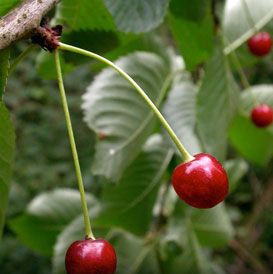
%> input picture MATLAB/fruit-counter/img_rgb/cherry.jpg, 273 x 274 px
$ octave fruit-counter.m   (GNU Octave 9; MATLAB toolbox functions it lacks are replaced by stand-ins)
%> lines starting %> are read from the running program, lines starting %| are printed output that depends on the picture; in (x1, y1, x2, y2) boxes, pixels count from 0 and x2, y2 are one past the last pixel; in counts of white or black regions, pixels touching at a corner belong together; the program's own positions count from 1
close all; clear all; clc;

%% Read RGB Image
img_rgb = imread('cherry.jpg');
%> img_rgb is the input picture: size 274x273x3 uint8; mean R, G, B 88, 97.4, 54.1

%% Convert RGB to HSV
img_hsv = rgb2hsv(img_rgb);
%> img_hsv: size 274x273x3 double; mean H, S, V 0.239, 0.555, 0.411

%% Divide HSV into Three Different Channels (Hue, Saturation, Value)
h = img_hsv(:,:,1);
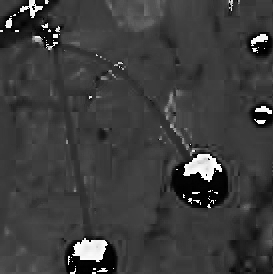
%> h: size 274x273 double; min 0, max 0.999, mean 0.239
s = img_hsv(:,:,2);
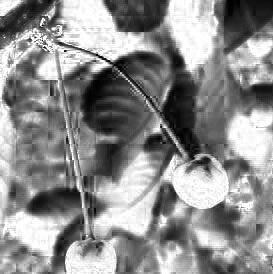
%> s: size 274x273 double; min 0, max 1, mean 0.555
v = img_hsv(:,:,3);
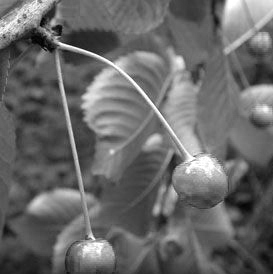
%> v: size 274x273 double; min 0.00392, max 1, mean 0.411

%% Assign Row & Column
[r, c] = size(h);
%> r = 274; c = 273

%% Filter Range of Pixels Allowed
for i = 1:r
    for j = 1:c
        if h(i,j) >= 0.6 && h(i,j) <= 1.00 && ...
                s(i,j) >= 0.20 && s(i,j) <= 1.0 && ...
                v(i,j) >= 0.40 && v(i,j) <= 1.0
            out(i,j) = 255;
        else
            out(i,j) = 0;
        end
    end
end
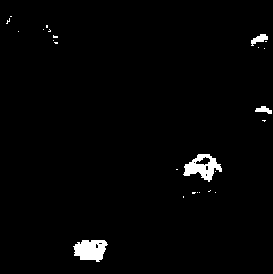
%> out: size 274x273 double; 1.8% white; 25 white regions (21 under 20 px), largest, box (x1, y1, x2, y2) and area: (73, 240, 108, 262) 557, (183, 154, 222, 182) 543, (251, 34, 268, 46) 105, (255, 106, 272, 114) 79

%% Create Morphological Structuring Element to Exclude Small Noise
se = strel('disk',2);

%% Morphologically Open Image
open = imopen(out,se);
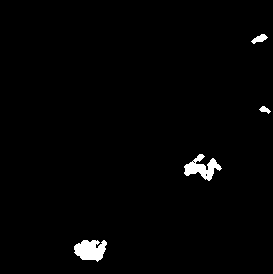
%> open: size 274x273 double; 1.5% white; 4 white regions, box (x1, y1, x2, y2) and area: (74, 240, 107, 262) 521, (184, 154, 222, 181) 475, (251, 34, 268, 44) 88, (259, 106, 271, 114) 50

%% Morphologically Close Image
closed = imclose(open,se);
%> closed: size 274x273 double; 1.6% white; 4 white regions, box (x1, y1, x2, y2) and area: (74, 240, 107, 262) 536, (184, 154, 222, 181) 508, (251, 34, 268, 44) 88, (259, 106, 271, 114) 50

%% Assign Connected components & Sum Up
[L,num] = bwlabel(closed,4)
%> L: size 274x273 double; 5 distinct labels, from 0 to 4
%> num = 4

%% Create Random Colored Mask
Lrgb = label2rgb(L, 'jet', 'w', 'shuffle');

%% Create Box with Sum of Mask
Lrgb = insertText(Lrgb, [10 10], num, 'BoxOpacity', 1, ...
    'FontSize', 18);
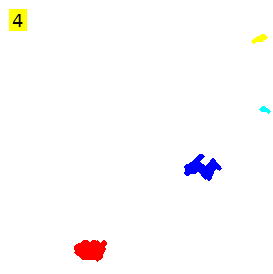
%> Lrgb: size 274x273x3 uint8; mean R, G, B 252.9, 251.3, 251.5

%% Display All Output
figure('Name','Output','NumberTitle','off','units','normalized','outerposition',[0 0 1 1])
subplot('Position',[0 0.55 0.4 0.4]), imshow(img_rgb); title('Original Image:');
subplot('Position',[0 0.1 0.4 0.4]), imshow(img_hsv), impixelinfo; title('(hover to view pixel info)')
subplot('Position',[0.4 0.85 0.1 0.1]), imshow(h); title('Hue:');
subplot('Position',[0.4 0.7 0.1 0.1]), imshow(s); title('Saturated:');
subplot('Position',[0.4 0.55 0.1 0.1]), imshow(v); title('Value:');
subplot('Position',[0.4 0.4 0.1 0.1]), imshow(open)
subplot('Position',[0.4 0.25 0.1 0.1]), imshow(closed)
for i = 1:num
    subplot('Position',[0.4 0.1 0.1 0.1]), imshow(L==i); title("Detecting: " + i + " Fruits");
    pause(1);
end
%> this loop made 4 passes
subplot('Position',[0.5 0.25 0.5 0.55]), imshow(Lrgb); title('Detected Fruits:');
hold on
himage = imshow(img_rgb);
himage.AlphaData = 0.5;
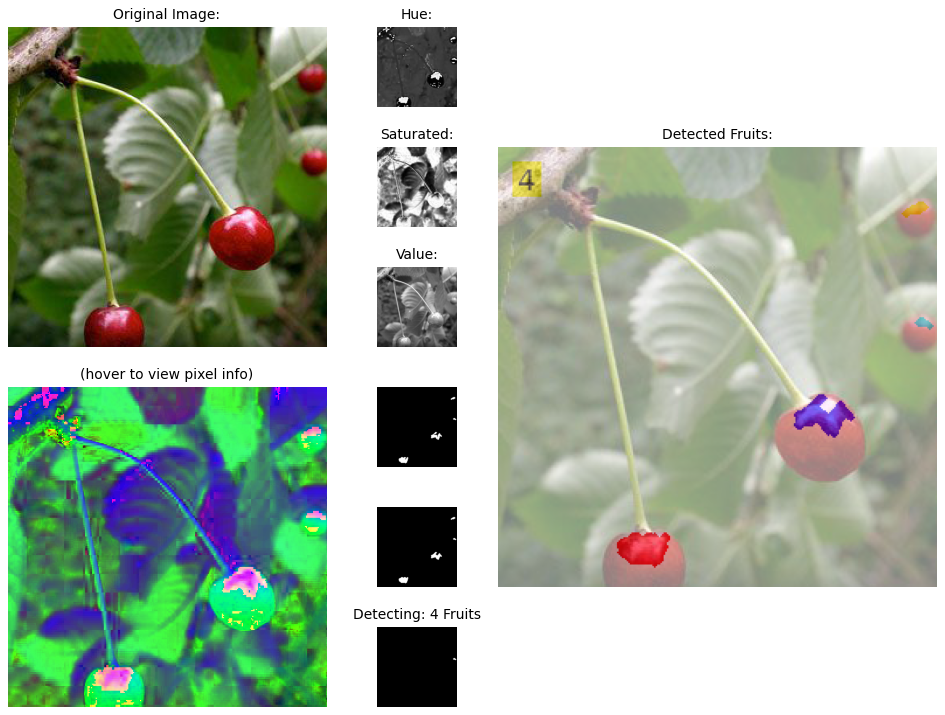
%> figure redrawn from the program's plot data, 9 panels

$ run again, with MATLAB/fruit-counter/img_rgb/fruits.png saved as MATLAB/fruit-counter/img_rgb/cherry.jpg
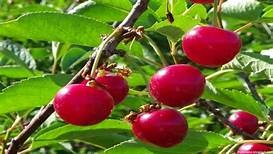
%> input picture MATLAB/fruit-counter/img_rgb/fruits.png, 273 x 154 px
%> img_rgb is the input picture: size 154x273x3 uint8; mean R, G, B 111.7, 111.1, 44.6
%> img_hsv: size 154x273x3 double; mean H, S, V 0.353, 0.745, 0.552
%> after the loop `for i = 1:r`:
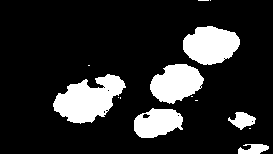
%> out: size 154x273 double; 16.4% white; 14 white regions (8 under 20 px), largest, box (x1, y1, x2, y2) and area: (53, 74, 126, 124) 2140, (183, 26, 240, 65) 1640, (150, 64, 204, 104) 1496, (134, 108, 183, 138) 1083, (228, 112, 256, 130) 285, (238, 144, 269, 154) 221
%> open: size 154x273 double; 16% white; 6 white regions, box (x1, y1, x2, y2) and area: (53, 74, 125, 124) 2107, (183, 26, 240, 65) 1636, (150, 64, 204, 104) 1482, (134, 108, 183, 138) 1051, (231, 112, 256, 130) 259, (238, 144, 269, 154) 205
%> closed: size 154x273 double; 16.1% white; 6 white regions, box (x1, y1, x2, y2) and area: (53, 74, 125, 124) 2127, (183, 26, 240, 65) 1639, (150, 64, 204, 104) 1482, (134, 108, 183, 138) 1053, (231, 112, 256, 130) 261, (238, 144, 269, 154) 207
%> L: size 154x273 double; 7 distinct labels, from 0 to 6
%> num = 6
%> the loop `for i = 1:num` made 6 passes
%> pass 2, `imshow(L==i)`:
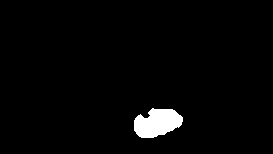
%> displayed picture: size 154x273 logical; 2.5% white; 1 white region, box (x1, y1, x2, y2) and area: (134, 108, 183, 138) 1053
